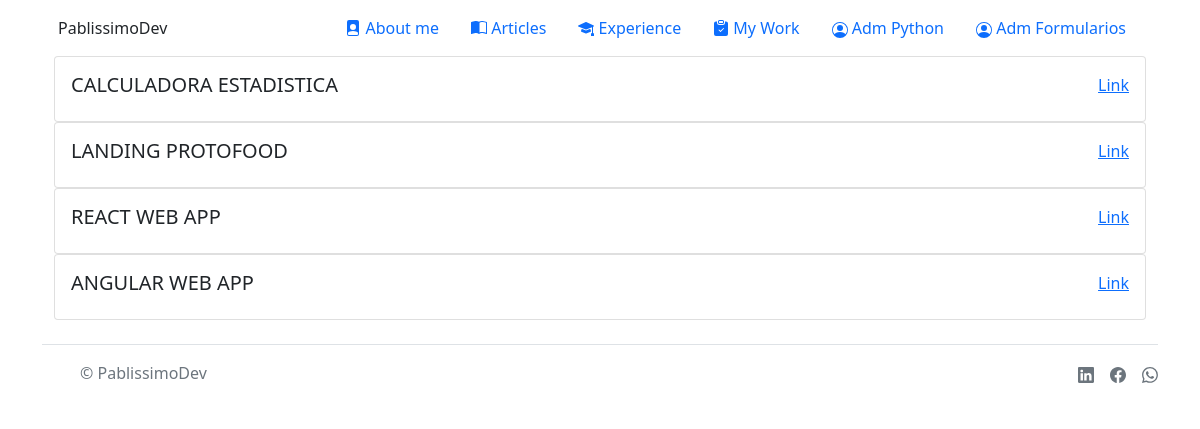
The page /my_work/ on the database its author committed.
### core/models.py (models this page shows, shortened)
class Work(models.Model):
    work_name = models.CharField(max_length=50)
    work_url = models.CharField(max_length=150)

### core/views.py (the view)
# urls.py: path('my_work/', views.my_work, name="MyWork"),
def my_work(request):
    work_list = Work.objects.all()
    return render(request, "my_work.html", {"work_list": work_list})

### app/templates/my_work.html (shortened to what this page needs)
{% extends 'base.html' %}
{% load static %}
{% block main %}
<div class="container">
    <div class="row align-items-start">
        {% for item in work_list %}
        <div class="card-group">
            <div class="card d-flex">
                <div class="card-body d-flex">
                    <h5 class="card-title flex-grow-1">{{item.work_name}}</h5>
                    <p class="card-text"><a href="https://{{item.work_url}}" target="_blank">Link</a></p>
                </div>
            </div>
        </div>
        {% endfor %}
    </div>
</div>
{% endblock main %}

### rows shown on the page
Work: work_name "CALCULADORA ESTADISTICA"
Work: work_name "LANDING PROTOFOOD"
Work: work_name "REACT WEB APP"
Work: work_name "ANGULAR WEB APP"
